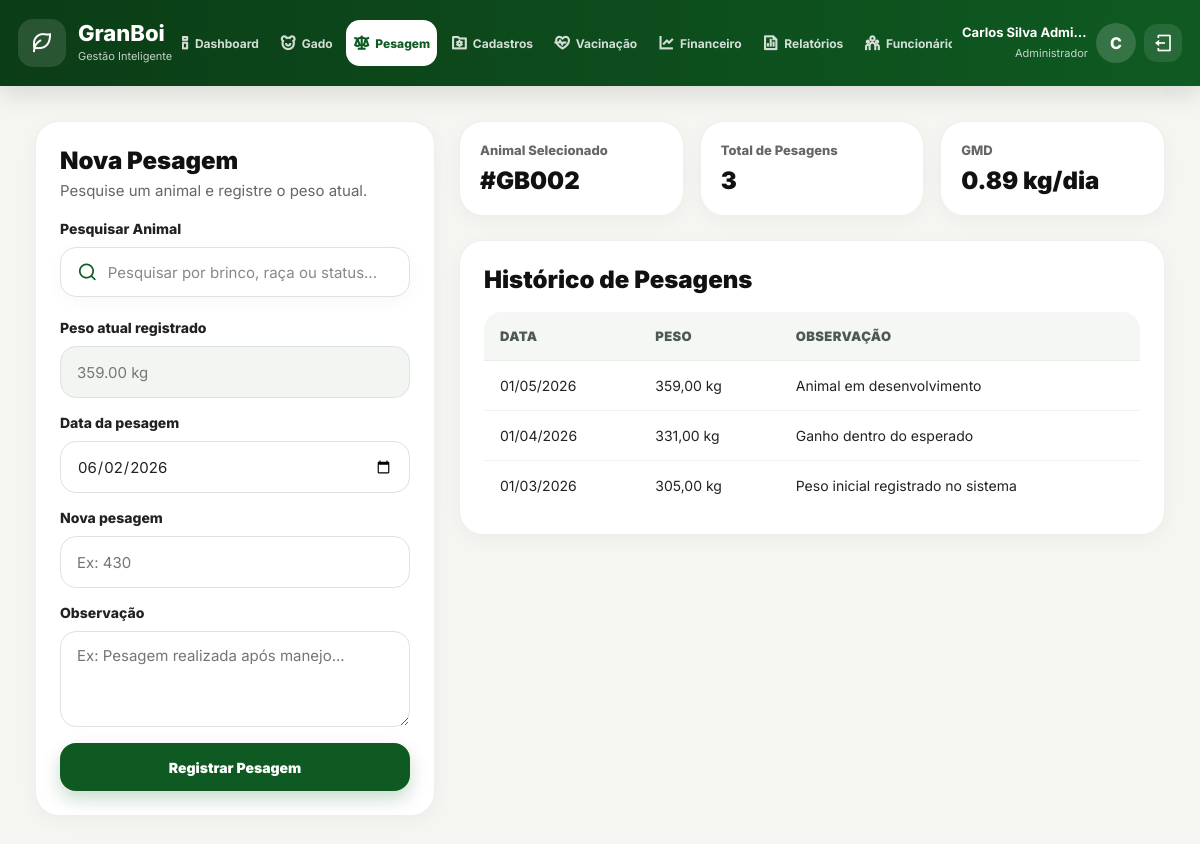
Page /GranBoi/peso?animal_id=2 (signed in) on the committed database.
### tables this page shows
CREATE TABLE `animal` (
  `id` BIGINT(20) NOT NULL AUTO_INCREMENT,
  `brinco_identificador` VARCHAR(20) NOT NULL,
  `raca_id` INT(11) DEFAULT NULL,
  `lote_id` INT(11) DEFAULT NULL,
  `data_nascimento` DATE DEFAULT NULL,
  `sexo` ENUM('M','F') DEFAULT NULL,
  `peso_entrada` DECIMAL(10,2) DEFAULT NULL,
  `chip` VARCHAR(100) DEFAULT NULL COMMENT 'CODIGO DO CHIP IMPLANTADO NO ANIMAL (=0 para ausente)',
  `peso_saida` DOUBLE(13,3) DEFAULT 0.000 COMMENT 'Peso na saida (ou venda) do animal.',
  `valor_venda` DECIMAL(13,2) DEFAULT 0.00 COMMENT 'Valor da venda do animal.',
  `status` VARCHAR(20) DEFAULT 'Ativo' COMMENT 'Ativo, Vendido, Perda, Excluido',
  PRIMARY KEY (`id`),
  UNIQUE KEY `brinco_UNIQUE` (`brinco_identificador`),
  KEY `fk_animal_raca` (`raca_id`),
  KEY `fk_animal_lote` (`lote_id`),
  CONSTRAINT `fk_animal_raca` FOREIGN KEY (`raca_id`) REFERENCES `raca` (`id`),
  CONSTRAINT `fk_animal_lote` FOREIGN KEY (`lote_id`) REFERENCES `lote` (`id`)
);

CREATE TABLE `pesagem` (
  `id` BIGINT(20) NOT NULL AUTO_INCREMENT,
  `animal_id` BIGINT(20) DEFAULT NULL,
  `peso` DECIMAL(10,2) NOT NULL,
  `data_pesagem` DATE NOT NULL,
  `observacao` TEXT DEFAULT NULL,
  `pessoa_id` BIGINT(20) NOT NULL,
  PRIMARY KEY (`id`),
  KEY `fk_pesagem_animal` (`animal_id`),
  KEY `fk_pesagem_pessoa1_idx` (`pessoa_id`),
  CONSTRAINT `fk_pesagem_animal` FOREIGN KEY (`animal_id`) REFERENCES `animal` (`id`),
  CONSTRAINT `fk_pesagem_pessoa1` FOREIGN KEY (`pessoa_id`) REFERENCES `pessoa` (`id`) ON DELETE NO ACTION ON UPDATE NO ACTION
);

### app/controllers/Controller.php (called while the page is built, shortened)
<?php
class Controller
{
    protected function render($view, $dados = [])
    {
        $viewPath = ROOT_PATH . "/app/views/{$view}.php";
        extract($dados);
        require_once ROOT_PATH . "/app/layout/cabecalho.php";
        require_once $viewPath;
        require_once ROOT_PATH . "/app/layout/rodape.php";
    }
    protected function model($model)
    {
        $modelPath = ROOT_PATH . "/app/models/{$model}.php";
        return new $model();
    }
}

### app/controllers/PesoController.php (called while the page is built, shortened)
<?php
class PesoController extends Controller
{
    public function index()
    {
        $animalId = $_GET['animal_id'] ?? null;
        $animalModel = $this->model('Animal');
        $pesagemModel = $this->model('Pesagem');
        $animais = $animalModel->listarTodos();
        $animalSelecionado = null;
        $historico = [];
        $gmd = null;
        $ultimaPesagem = null;
        $pesoAtual = null;
        if ($animalId) {
            $animalSelecionado = $animalModel->buscarPorId($animalId);
            if ($animalSelecionado) {
                $historico = $pesagemModel->listarPorAnimal($animalId);
                $gmd = $pesagemModel->calcularGmd($animalId);
                $ultimaPesagem = $pesagemModel->buscarUltimaPesagem($animalId);
                $pesoAtual = $ultimaPesagem
                    ? $ultimaPesagem['peso']
                    : $animalSelecionado['peso_entrada'];
            }
        }
        $this->render('peso/peso', [
            'titulo' => 'GranBoi - Pesagem',
            'pageCss' => [
                '/public/assets/css/pages/peso/peso.css'
            ],
            'pageJs' => [
                '/public/assets/js/pages/peso/pesoPage.js'
            ],
            'animais' => $animais,
            'animalSelecionado' => $animalSelecionado,
            'historico' => $historico,
            'gmd' => $gmd,
            'ultimaPesagem' => $ultimaPesagem,
            'pesoAtual' => $pesoAtual
        ]);
    }
}

### app/routes/web.php (called while the page is built, shortened)
<?php
$url = parse_url($_SERVER['REQUEST_URI'], PHP_URL_PATH);
$basePath = parse_url(BASE_URL, PHP_URL_PATH);
$url = str_replace($basePath, '', $url);
$route = $routes[$url];
$method = $route['method'];
require_once ROOT_PATH . '/app/controllers/Controller.php';
$controllerInstance = new $controller();
$controllerInstance->$method();

### index.php (called while the page is built, shortened)
<?php
require_once ROOT_PATH . '/app/routes/web.php';

### app/models/conexao.php (called while the page is built)
<?php
class Conexao
{
    public static function conectar()
    {
        $host = 'localhost';
        $dbname = 'granboi_db';
        $usuario = 'root';
        $senha = '';
        try {
            return new PDO("mysql:host=$host;dbname=$dbname", $usuario, $senha);
        } catch (PDOException $e) {
            die("Erro ao conectar: " . $e->getMessage());
        }
    }
}
?>

### app/models/Pesagem.php (called while the page is built, shortened)
<?php
require_once ROOT_PATH . '/app/models/conexao.php';
class Pesagem
{
    private $db;
    public function __construct()
    {
        $this->db = Conexao::conectar();
    }
    public function listarPorAnimal($animalId)
    {
        $sql = "SELECT
                    pesagem.id,
                    pesagem.animal_id,
                    pesagem.peso,
                    pesagem.data_pesagem,
                    pesagem.data_pesagem AS data_registro,
                    pesagem.observacao,
                    pesagem.pessoa_id,
                    pessoa.nome_completo AS responsavel
                FROM pesagem
                LEFT JOIN pessoa
                    ON pessoa.id = pesagem.pessoa_id
                WHERE pesagem.animal_id = :animal_id
                ORDER BY pesagem.data_pesagem DESC, pesagem.id DESC";
        $stmt = $this->db->prepare($sql);
        $stmt->execute([
            ':animal_id' => $animalId
        ]);
        return $stmt->fetchAll(PDO::FETCH_ASSOC);
    }
    public function buscarPrimeiraPesagem($animalId)
    {
        $sql = "SELECT
                    pesagem.id,
                    pesagem.animal_id,
                    pesagem.peso,
                    pesagem.data_pesagem,
                    pesagem.data_pesagem AS data_registro,
                    pesagem.observacao,
                    pesagem.pessoa_id
                FROM pesagem
                WHERE pesagem.animal_id = :animal_id
                ORDER BY pesagem.data_pesagem ASC, pesagem.id ASC
                LIMIT 1";
        $stmt = $this->db->prepare($sql);
        $stmt->execute([
            ':animal_id' => $animalId
        ]);
        return $stmt->fetch(PDO::FETCH_ASSOC);
    }
    public function buscarUltimaPesagem($animalId)
    {
        $sql = "SELECT
                    pesagem.id,
                    pesagem.animal_id,
                    pesagem.peso,
                    pesagem.data_pesagem,
                    pesagem.data_pesagem AS data_registro,
                    pesagem.observacao,
                    pesagem.pessoa_id
                FROM pesagem
                WHERE pesagem.animal_id = :animal_id
                ORDER BY pesagem.data_pesagem DESC, pesagem.id DESC
                LIMIT 1";
        $stmt = $this->db->prepare($sql);
        $stmt->execute([
            ':animal_id' => $animalId
        ]);
        return $stmt->fetch(PDO::FETCH_ASSOC);
    }
    public function calcularGmd($animalId)
    {
        $primeira = $this->buscarPrimeiraPesagem($animalId);
        $ultima = $this->buscarUltimaPesagem($animalId);
        $dataInicial = new DateTime($primeira['data_registro']);
        $dataFinal = new DateTime($ultima['data_registro']);
        $dias = $dataInicial->diff($dataFinal)->days;
        $ganhoPeso = (float) $ultima['peso'] - (float) $primeira['peso'];
        return round($ganhoPeso / $dias, 2);
    }
}

### app/models/Animal.php (called while the page is built, shortened)
<?php
require_once ROOT_PATH . '/app/models/conexao.php';
class Animal
{
    private $db;
    public function __construct()
    {
        $this->db = Conexao::conectar();
    }
    public function buscarPorId($id)
    {
        $sql = "
            SELECT
                animal.*,
                animal.raca_id AS raca,
                animal.lote_id AS lote,
                raca.nome_raca,
                lote.nome_lote,
                COALESCE(ultima_pesagem.peso, animal.peso_entrada) AS peso_atual,
                ultima_pesagem.data_pesagem AS data_ultima_pesagem
            FROM animal
            LEFT JOIN raca
                ON raca.id = animal.raca_id
            LEFT JOIN lote
                ON lote.id = animal.lote_id
            LEFT JOIN (
                SELECT
                    pesagem.animal_id,
                    pesagem.peso,
                    pesagem.data_pesagem
                FROM pesagem
                INNER JOIN (
                    SELECT
                        animal_id,
                        MAX(id) AS ultima_pesagem_id
                    FROM pesagem
                    GROUP BY animal_id
                ) ultima
                    ON ultima.ultima_pesagem_id = pesagem.id
            ) ultima_pesagem
                ON ultima_pesagem.animal_id = animal.id
            WHERE animal.id = :id
            AND LOWER(COALESCE(animal.status, '')) != 'excluido'
            LIMIT 1
        ";
        $stmt = $this->db->prepare($sql);
        $stmt->execute([
            ':id' => $id
        ]);
        return $stmt->fetch(PDO::FETCH_ASSOC);
    }
}

### app/views/peso/peso.php (the view, shortened to what this page needs)
<main class="main-content">
  <?php
    $statusSelecionadoNormalizado = !empty($animalSelecionado)
        ? strtolower(trim($animalSelecionado['status'] ?? ''))
        : '';
    $animalSelecionadoAtivo = !empty($animalSelecionado) && $statusSelecionadoNormalizado === 'ativo';
  ?>
  <section class="peso-grid">
    <aside class="peso-card">
      <h2>Nova Pesagem</h2>
      <p>
        Pesquise um animal e registre o peso atual.
      </p>
      <div class="peso-search-area">
        <label for="pesquisaAnimalPeso">Pesquisar Animal</label>
        <div class="peso-search-box">
          <i class="ri-search-line"></i>
          <input
            type="text"
            id="pesquisaAnimalPeso"
            placeholder="Pesquisar por brinco, raça ou status..."
            autocomplete="off"
          >
        </div>
      </div>
      <form method="POST" action="<?= BASE_URL ?>/peso/salvar" id="formPesagem">
        <div class="peso-form-group">
          <label for="peso_atual">Peso atual registrado</label>
          <input
            type="text"
            id="peso_atual"
            value="<?= $pesoAtual !== null ? htmlspecialchars($pesoAtual) . ' kg' : 'Selecione um animal' ?>"
            disabled
          >
        </div>
        <div class="peso-form-group">
          <label for="data_pesagem">Data da pesagem</label>
          <input
            type="date"
            id="data_pesagem"
            name="data_pesagem"
            value="<?= date('Y-m-d') ?>"
            max="<?= date('Y-m-d') ?>"
            required
            <?= !$animalSelecionadoAtivo ? 'disabled' : '' ?>
          >
        </div>
        <div class="peso-form-group">
          <label for="peso">Nova pesagem</label>
          <input
            type="number"
            step="0.01"
            id="peso"
            name="peso"
            placeholder="Ex: 430"
            required
            <?= !$animalSelecionadoAtivo ? 'disabled' : '' ?>
          >
        </div>
        <div class="peso-form-group">
          <label for="observacao">Observação</label>
          <textarea
            id="observacao"
            name="observacao"
            placeholder="Ex: Pesagem realizada após manejo..."
            <?= !$animalSelecionadoAtivo ? 'disabled' : '' ?>
          ></textarea>
        </div>
        <button
          type="submit"
          class="peso-submit-btn"
          <?= !$animalSelecionadoAtivo ? 'disabled' : '' ?>
        >
          Registrar Pesagem
        </button>
      </form>
    </aside>
    <section>
      <div class="peso-summary">
        <div class="peso-summary-card">
          <span>Animal Selecionado</span>
          <strong>
            <?= !empty($animalSelecionado) ? '#' . htmlspecialchars($animalSelecionado['brinco_identificador']) : '-' ?>
          </strong>
        </div>
        <div class="peso-summary-card">
          <span>Total de Pesagens</span>
          <strong><?= count($historico) ?></strong>
        </div>
        <div class="peso-summary-card">
          <span>GMD</span>
          <strong>
            <?= $gmd !== null ? htmlspecialchars($gmd) . ' kg/dia' : '-' ?>
          </strong>
        </div>
      </div>
      <div class="peso-table-card">
        <h2>Histórico de Pesagens</h2>
        <table class="peso-table">
          <thead>
            <tr>
              <th>Data</th>
              <th>Peso</th>
              <th>Observação</th>
            </tr>
          </thead>
          <tbody>
            <?php if (!empty($historico)): ?>
              <?php foreach ($historico as $item): ?>
                <tr>
                  <td>
                    <?= date('d/m/Y', strtotime($item['data_registro'])) ?>
                  </td>
                  <td>
                    <?= number_format((float) $item['peso'], 2, ',', '.') ?> kg
                  </td>
                  <td>
                    <?= htmlspecialchars($item['observacao'] ?? '-') ?>
                  </td>
                </tr>
              <?php endforeach; ?>
            <?php endif; ?>
          </tbody>
        </table>
      </div>
    </section>
  </section>
</main>

### rows in the picture
animal: brinco_identificador "GB002"
pesagem: data_pesagem "01/05/2026", peso "359,00", observacao "Animal em desenvolvimento"
pesagem: data_pesagem "01/04/2026", peso "331,00", observacao "Ganho dentro do esperado"
pesagem: data_pesagem "01/03/2026", peso "305,00", observacao "Peso inicial registrado no sistema"

### other values in the picture
$_SESSION['usuario']['nome'] "Carlos Silva Admi…"
$_SESSION['usuario']['papel_nome'] "Administrador"
substr($_SESSION['usuario']['nome'] ?? 'U', 0, 1) "C"
count($historico) "3"
$gmd "0.89"
